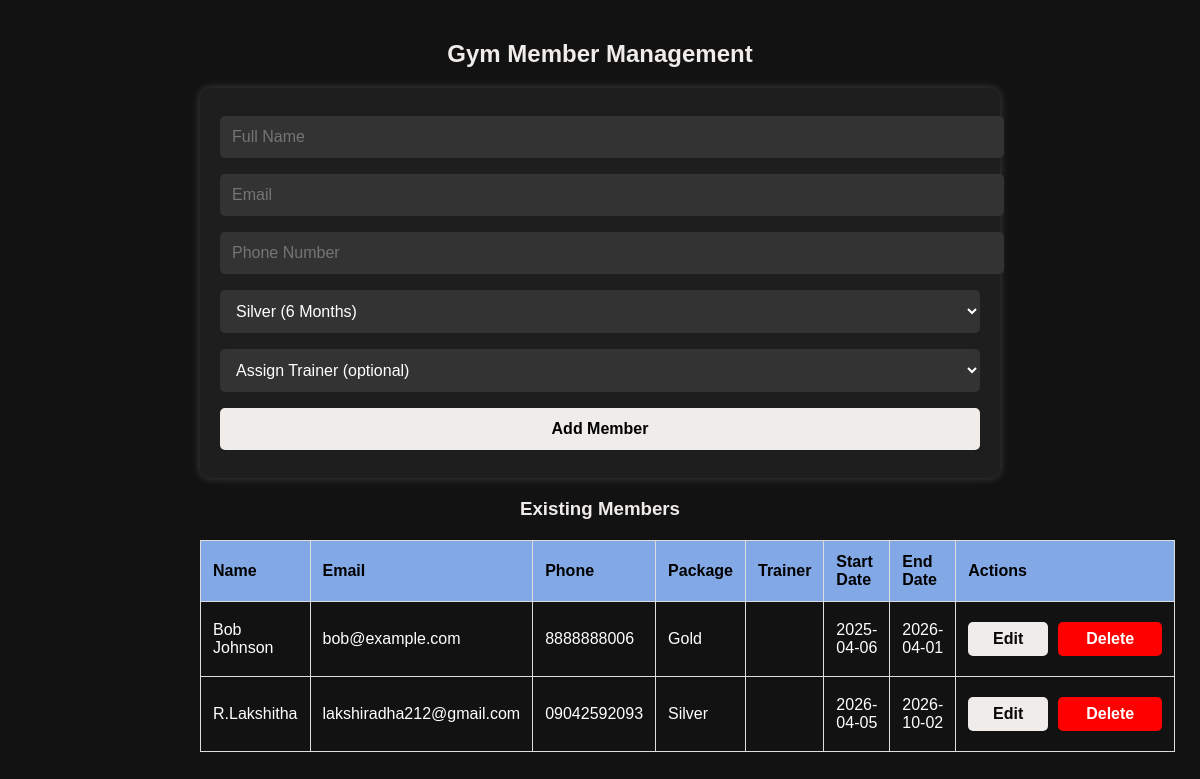
/members, run on the app's committed database.
### tables this page shows
CREATE TABLE members (
                        id INTEGER PRIMARY KEY AUTOINCREMENT,
                        name TEXT NOT NULL,
                        email TEXT UNIQUE NOT NULL,
                        phone TEXT NOT NULL,
                        package TEXT NOT NULL,
                        start_date TEXT NOT NULL,
                        end_date TEXT NOT NULL,
                        trainer_id INTEGER,
                        FOREIGN KEY(trainer_id) REFERENCES trainers(id)
                    );

### app.py (the view)
@app.route('/members')
def member_page():
    conn = sqlite3.connect(db_file)
    cursor = conn.cursor()
    cursor.execute("SELECT * FROM members")
    members = cursor.fetchall()
    cursor.execute("SELECT id, name FROM trainers")
    trainers = cursor.fetchall()
    cursor.execute('''SELECT payments.*, members.name
                      FROM payments JOIN members ON payments.member_id = members.id''')
    payments = cursor.fetchall()
    conn.close()
    return render_template('member.html', members=members, trainers=trainers, payments=payments)

### templates/member.html (shortened to what this page needs)
<!DOCTYPE html>
<html lang="en">
<head>
    <link rel="stylesheet" href="{{ url_for('static', filename='style.css') }}">
</head>
<body>
    <div class="container">
        <h2>Gym Member Management</h2>
        <form action="/add" method="POST" class="form-container">
            <input type="text" name="name" placeholder="Full Name" required>
            <input type="email" name="email" placeholder="Email" required>
            <input type="text" name="phone" placeholder="Phone Number" required>
            <select name="package">
                <option value="Silver">Silver (6 Months)</option>
            </select>
            <select name="trainer_id">
                <option value="">Assign Trainer (optional)</option>
            </select>
            <button type="submit" class="btn">Add Member</button>
        </form>
        <h3>Existing Members</h3>
        <table>
            <tr>
                <th>Name</th>
                <th>Email</th>
                <th>Phone</th>
                <th>Package</th>
                <th>Trainer</th>
                <th>Start Date</th>
                <th>End Date</th>
                <th>Actions</th>
            </tr>
            {% for member in members %}
            <tr>
                <td>{{ member[1] }}</td>
                <td>{{ member[2] }}</td>
                <td>{{ member[3] }}</td>
                <td>{{ member[4] }}</td>
                <td>
                </td>
                <td>{{ member[5] }}</td>
                <td>{{ member[6] }}</td>
                <td>
                    <div class="btn-container">
                        <button class="btn btn-edit" onclick="openEditForm('{{ member[0] }}', '{{ member[1] }}', '{{ member[2] }}', '{{ member[3] }}', '{{ member[4] }}', '{{ member[7] }}')">Edit</button>
                        <a href="/delete/{{ member[0] }}" class="btn btn-delete">Delete</a>
                    </div>
                </td>
            </tr>
            {% endfor %}
        </table>
    </div>
</body>
</html>

### static/style.css (style rules this page uses)
body { font-family: 'Arial', sans-serif; background-color: #121212; color: #ffffff; text-align: center; margin: 0; padding: 0; }
.container { max-width: 800px; margin: auto; padding: 20px; }
h2, h3 { color:#efecea; }
.form-container, #editFormContainer { background: #1e1e1e; padding: 20px; border-radius: 10px; margin-bottom: 20px; box-shadow: 0px 0px 10px rgba(255, 255, 255, 0.2); }
input, select, .btn { width: 100%; margin: 8px 0; padding: 12px; border: none; border-radius: 5px; font-size: 16px; }
input, select { background: #333; color: #fff; }
.btn-container { display: flex; gap: 10px; justify-content: center; }
.btn { background: #efecea; color: black; font-weight: bold; cursor: pointer; transition: 0.3s; text-align: center; }
.btn-delete { background: red; color: white; text-decoration: none; padding: 8px 12px; border-radius: 5px; font-weight: bold; width: 80px; }
.btn-edit { background: #efecea; color: rgb(6, 6, 6); font-weight: bold; text-decoration: none; padding: 8px 12px; border-radius: 5px; width: 80px; }
table { width: 100%; border-collapse: collapse; margin-top: 20px; }
th, td { border: 1px solid #ddd; padding: 12px; text-align: left; }
th { background: #82a8e6; color: black; font-size: 16px; }

### data on the page
members: name "Bob Johnson", email "bob@example.com", phone "8888888006", package "Gold", start_date "2025-04-06", end_date "2026-04-01"
members: name "R.Lakshitha", email "lakshiradha212@gmail.com", phone "09042592093", package "Silver", start_date "2026-04-05", end_date "2026-10-02"
